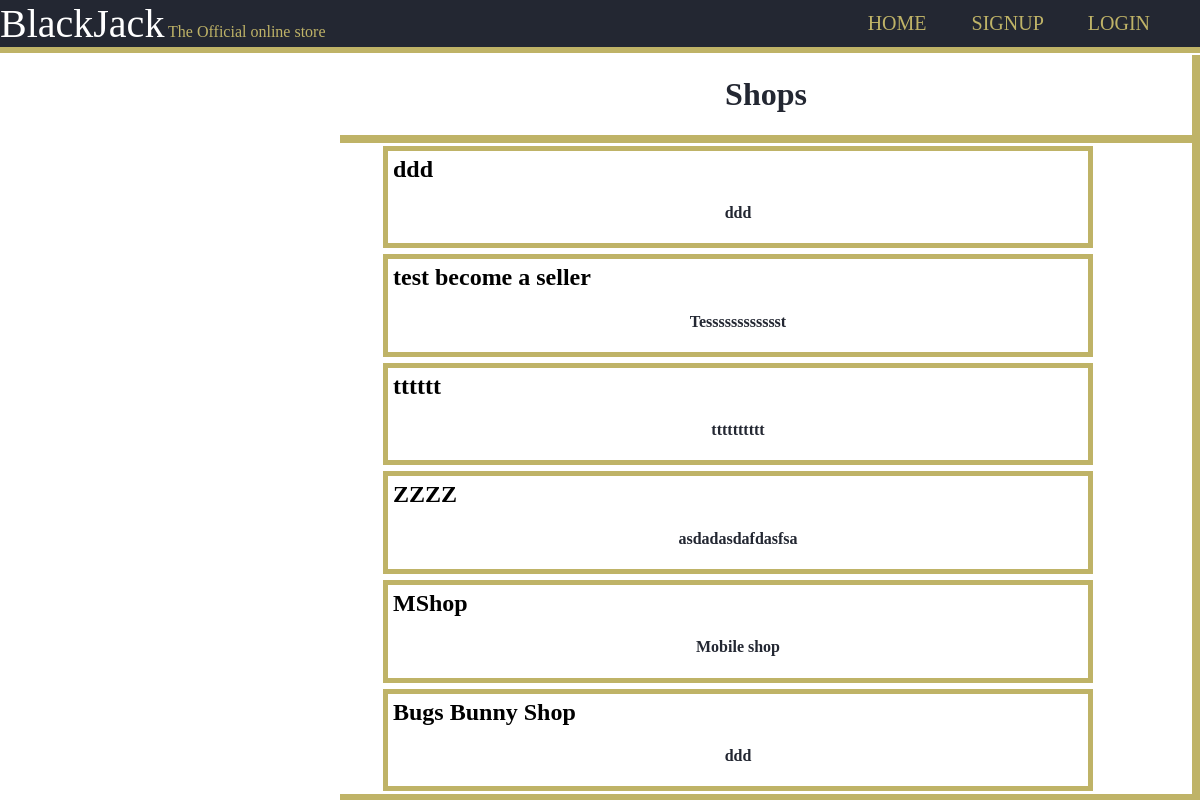
The page /discovershops/ on the database as committed earlier.
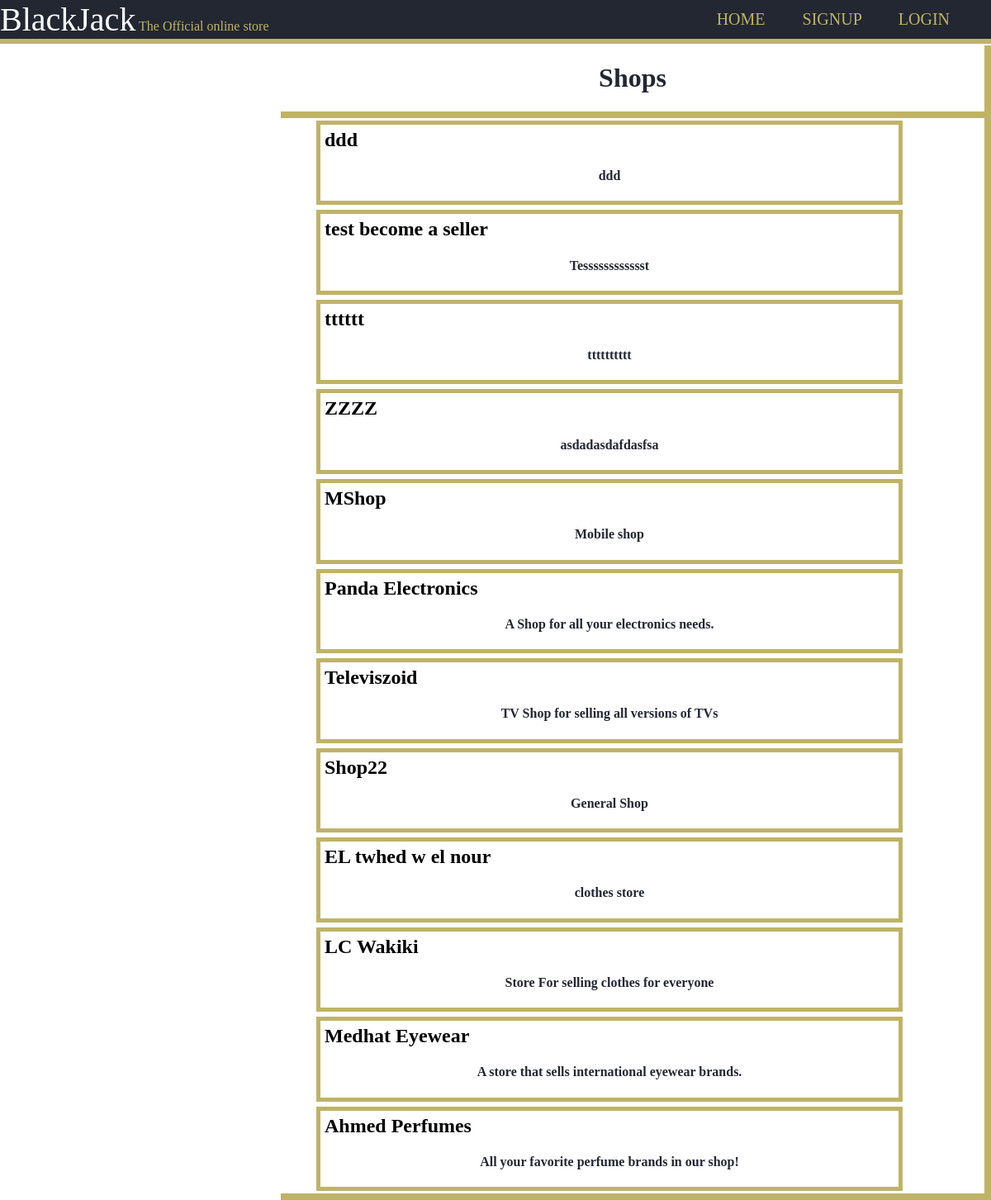
The same page on the database as committed later.
### shop/models.py (models this page shows, shortened)
class Shop(models.Model):
    name = models.CharField(max_length=30)
    description = models.TextField(max_length=100)
    address = models.TextField(max_length=100,)
    products = models.ManyToManyField(Product, blank=True, related_name="products")
    coupons = models.ManyToManyField('shop.Coupon',blank=True,default=None,related_name='shop_coupons')
    orders = models.ManyToManyField('users.Order',blank=True,default=None,related_name='shop_orders')
    featured = models.BooleanField(default=False)

### users/views.py (the view)
# urls.py: path('discovershops/', views.discovershops, name="discovershops"),
def discovershops(request):
    return render(request, 'users/discovershops.html', {
        'shops': Shop.objects.all()
    })

### users/templates/users/discovershops.html (shortened to what this page needs)
{% extends 'users/layout.html' %}
{% block name %}Shops{% endblock %}
{% block body %}
  <div id="items">
    <div class="itemscontainer">
        {% for shop in shops %}
        <div class="item" title="{{ shop.name }}">
          <h2 style="margin: 5px;"><a href="{% url 'shop' shop.name %}">{{ shop.name }}</a></h2>
          <h4 style="text-align: center;">{{shop.description}}</h4>
        </div>
        {% endfor %}
    </div>
  </div>
{% endblock %}

Rows that differ between the two databases and show on the page:
removed Shop: name "Bugs Bunny Shop", description "ddd"
added Shop: name "Panda Electronics", description "A Shop for all your electronics needs."
added Shop: name "Televiszoid", description "TV Shop for selling all versions of TVs"
added Shop: name "Shop22", description "General Shop"
added Shop: name "EL twhed w el nour", description "clothes store"
added Shop: name "LC Wakiki", description "Store For selling clothes for everyone"
added Shop: name "Medhat Eyewear", description "A store that sells international eyewear brands."
added Shop: name "Ahmed Perfumes", description "All your favorite perfume brands in our shop!"
